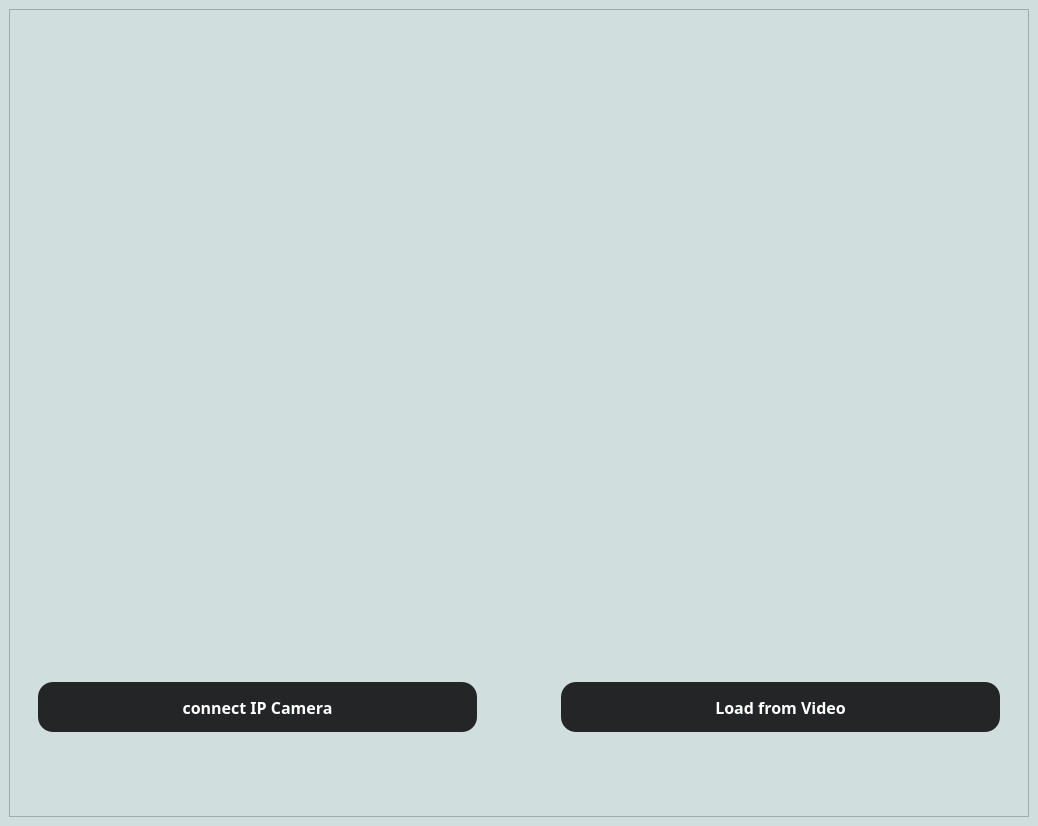
<?xml version="1.0" encoding="UTF-8"?>
<ui version="4.0">
 <class>MainWindow</class>
 <widget class="QMainWindow" name="MainWindow">
  <property name="geometry">
   <rect>
    <x>0</x>
    <y>0</y>
    <width>1038</width>
    <height>826</height>
   </rect>
  </property>
  <property name="windowTitle">
   <string>MainWindow</string>
  </property>
  <widget class="QWidget" name="centralwidget">
   <property name="styleSheet">
    <string notr="true">QWidget {
	background-color: #D1DEDE;
}</string>
   </property>
   <layout class="QGridLayout" name="gridLayout">
    <item row="0" column="0">
     <widget class="QFrame" name="frame">
      <property name="frameShape">
       <enum>QFrame::StyledPanel</enum>
      </property>
      <property name="frameShadow">
       <enum>QFrame::Raised</enum>
      </property>
      <layout class="QVBoxLayout" name="verticalLayout_2">
       <item>
        <widget class="QLabel" name="ipcam_window">
         <property name="sizePolicy">
          <sizepolicy hsizetype="Preferred" vsizetype="Preferred">
           <horstretch>0</horstretch>
           <verstretch>2</verstretch>
          </sizepolicy>
         </property>
         <property name="text">
          <string/>
         </property>
         <property name="alignment">
          <set>Qt::AlignCenter</set>
         </property>
        </widget>
       </item>
       <item alignment="Qt::AlignHCenter|Qt::AlignVCenter">
        <widget class="QStackedWidget" name="page_controller">
         <property name="minimumSize">
          <size>
           <width>1000</width>
           <height>200</height>
          </size>
         </property>
         <property name="currentIndex">
          <number>0</number>
         </property>
         <widget class="QWidget" name="page">
          <layout class="QHBoxLayout" name="horizontalLayout">
           <item>
            <layout class="QGridLayout" name="gridLayout_2">
             <property name="leftMargin">
              <number>10</number>
             </property>
             <property name="topMargin">
              <number>20</number>
             </property>
             <property name="rightMargin">
              <number>10</number>
             </property>
             <property name="bottomMargin">
              <number>20</number>
             </property>
             <property name="horizontalSpacing">
              <number>4</number>
             </property>
             <item row="0" column="0">
              <widget class="QPushButton" name="connect_ip_button">
               <property name="sizePolicy">
                <sizepolicy hsizetype="Minimum" vsizetype="Fixed">
                 <horstretch>1</horstretch>
                 <verstretch>0</verstretch>
                </sizepolicy>
               </property>
               <property name="maximumSize">
                <size>
                 <width>500</width>
                 <height>100</height>
                </size>
               </property>
               <property name="font">
                <font>
                 <family>Fira Code SemiBold</family>
                 <pointsize>12</pointsize>
                 <weight>75</weight>
                 <bold>true</bold>
                </font>
               </property>
               <property name="cursor">
                <cursorShape>PointingHandCursor</cursorShape>
               </property>
               <property name="styleSheet">
                <string notr="true">#connect_ip_button {
	padding: 8px;
	background-color: #242526;
	color: white;
	border-radius: 15px;
}

</string>
               </property>
               <property name="text">
                <string>connect IP Camera</string>
               </property>
              </widget>
             </item>
             <item row="0" column="2">
              <widget class="QPushButton" name="load_video_button">
               <property name="sizePolicy">
                <sizepolicy hsizetype="Minimum" vsizetype="Fixed">
                 <horstretch>1</horstretch>
                 <verstretch>0</verstretch>
                </sizepolicy>
               </property>
               <property name="maximumSize">
                <size>
                 <width>500</width>
                 <height>50</height>
                </size>
               </property>
               <property name="font">
                <font>
                 <family>Fira Code SemiBold</family>
                 <pointsize>12</pointsize>
                 <weight>75</weight>
                 <bold>true</bold>
                </font>
               </property>
               <property name="cursor">
                <cursorShape>PointingHandCursor</cursorShape>
               </property>
               <property name="styleSheet">
                <string notr="true">* {
	padding: 8px;
	background-color: #242526;
	color: white;
	border-radius: 15px;
}</string>
               </property>
               <property name="text">
                <string>Load from Video</string>
               </property>
              </widget>
             </item>
             <item row="0" column="1">
              <spacer name="horizontalSpacer">
               <property name="orientation">
                <enum>Qt::Horizontal</enum>
               </property>
               <property name="sizeHint" stdset="0">
                <size>
                 <width>80</width>
                 <height>40</height>
                </size>
               </property>
              </spacer>
             </item>
            </layout>
           </item>
          </layout>
         </widget>
         <widget class="QWidget" name="page_2">
          <widget class="QWidget" name="layoutWidget_2">
           <property name="geometry">
            <rect>
             <x>10</x>
             <y>10</y>
             <width>982</width>
             <height>182</height>
            </rect>
           </property>
           <layout class="QGridLayout" name="gridLayout_3">
            <property name="leftMargin">
             <number>10</number>
            </property>
            <property name="topMargin">
             <number>20</number>
            </property>
            <property name="rightMargin">
             <number>10</number>
            </property>
            <property name="bottomMargin">
             <number>20</number>
            </property>
            <property name="horizontalSpacing">
             <number>4</number>
            </property>
            <item row="0" column="0">
             <widget class="QPushButton" name="start_detection_button">
              <property name="sizePolicy">
               <sizepolicy hsizetype="Minimum" vsizetype="Fixed">
                <horstretch>1</horstretch>
                <verstretch>0</verstretch>
               </sizepolicy>
              </property>
              <property name="maximumSize">
               <size>
                <width>500</width>
                <height>100</height>
               </size>
              </property>
              <property name="font">
               <font>
                <family>Fira Code SemiBold</family>
                <pointsize>12</pointsize>
                <weight>75</weight>
                <bold>true</bold>
               </font>
              </property>
              <property name="cursor">
               <cursorShape>PointingHandCursor</cursorShape>
              </property>
              <property name="styleSheet">
               <string notr="true">* {
	padding: 8px;
	background-color: #242526;
	color: white;
	border-radius: 15px;
}

</string>
              </property>
              <property name="text">
               <string>Start Detections</string>
              </property>
             </widget>
            </item>
            <item row="0" column="2">
             <widget class="QPushButton" name="stop_button">
              <property name="sizePolicy">
               <sizepolicy hsizetype="Minimum" vsizetype="Fixed">
                <horstretch>1</horstretch>
                <verstretch>0</verstretch>
               </sizepolicy>
              </property>
              <property name="maximumSize">
               <size>
                <width>500</width>
                <height>50</height>
               </size>
              </property>
              <property name="font">
               <font>
                <family>Fira Code SemiBold</family>
                <pointsize>12</pointsize>
                <weight>75</weight>
                <bold>true</bold>
               </font>
              </property>
              <property name="cursor">
               <cursorShape>PointingHandCursor</cursorShape>
              </property>
              <property name="styleSheet">
               <string notr="true">* {
	padding: 8px;
	background-color: #242526;
	color: white;
	border-radius: 15px;
}</string>
              </property>
              <property name="text">
               <string>Return to Main Screen</string>
              </property>
             </widget>
            </item>
            <item row="0" column="1">
             <spacer name="horizontalSpacer_2">
              <property name="orientation">
               <enum>Qt::Horizontal</enum>
              </property>
              <property name="sizeHint" stdset="0">
               <size>
                <width>80</width>
                <height>40</height>
               </size>
              </property>
             </spacer>
            </item>
           </layout>
          </widget>
         </widget>
        </widget>
       </item>
      </layout>
     </widget>
    </item>
   </layout>
  </widget>
 </widget>
 <resources/>
 <connections/>
</ui>
